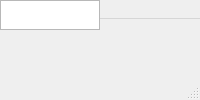
<?xml version="1.0" encoding="UTF-8"?>
<ui version="4.0">
 <class>MainWindow</class>
 <widget class="QMainWindow" name="MainWindow">
  <property name="windowTitle"><string>Synthetic Editor</string></property>
  <widget class="QMenuBar" name="menubar">
   <widget class="QMenu" name="menuFile">
    <property name="title"><string>&amp;File</string></property>
    <addaction name="actionOpen"/>
   </widget>
   <widget class="QMenu" name="menuEdit">
    <property name="title"><string>&amp;Edit</string></property>
    <addaction name="actionClear"/><addaction name="actionFind"/>
   </widget>
   <addaction name="menuFile"/><addaction name="menuEdit"/>
  </widget>
  <widget class="QPlainTextEdit" name="editor"/>
  <widget class="QStatusBar" name="statusbar"/>
  <action name="actionOpen"><property name="text"><string>Open</string></property><property name="shortcut"><string>Ctrl+O</string></property></action>
  <action name="actionClear"><property name="text"><string>Clear</string></property></action>
  <action name="actionFind"><property name="text"><string>Find</string></property><property name="shortcut"><string>Ctrl+F</string></property></action>
 </widget>
 <tabstops><tabstop>editor</tabstop></tabstops>
 <connections><connection><sender>actionClear</sender><signal>triggered()</signal><receiver>editor</receiver><slot>clear()</slot></connection></connections>
</ui>
